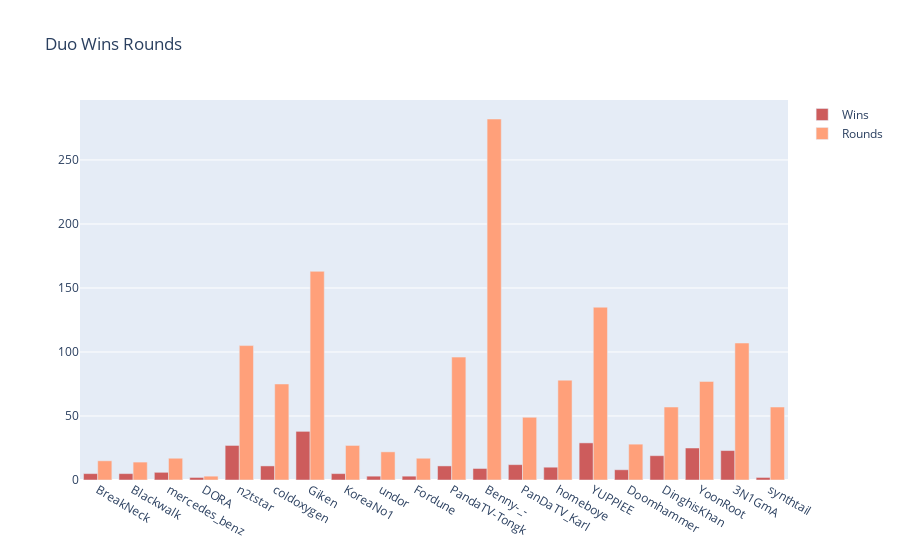

Notebook source saved alongside this figure:
### Markdown cell above
<!-- duo player viz  -->

### Code cell
fig = go.Figure(data = [
                        go.Bar(name='Wins',x = df_duo['player_name'],y = df_duo['duo_Wins'], marker_color='indianred'),
                        go.Bar(name='Rounds',x = df_duo['player_name'],y = df_duo['duo_RoundsPlayed'], marker_color='lightsalmon' )
])

fig.update_layout(barmode='group', title_text='Duo Wins Rounds')
fig.show()

### Figure 1 — Plotly figure (JSON) as saved in the notebook; plotly's stock layout.template omitted (floating-point values rounded to 4 significant figures)
{"data": [{"marker": {"color": "indianred"}, "name": "Wins", "type": "bar", "x": ["BreakNeck", "Blackwalk", "mercedes_benz", "DORA", "n2tstar", "coldoxygen", "Giken", "KoreaNo1", "undor", "Fordune", "PandaTV-Tongk", "Benny-_-", "PanDaTV_Karl", "homeboye", "YUPPIEE", "Doomhammer", "DinghisKhan", "YoonRoot", "3N1GmA", "synthtail"], "y": [5, 5, 6, 2, 27, 11, 38, 5, 3, 3, 11, 9, 12, 10, 29, 8, 19, 25, 23, 2]}, {"marker": {"color": "lightsalmon"}, "name": "Rounds", "type": "bar", "x": ["BreakNeck", "Blackwalk", "mercedes_benz", "DORA", "n2tstar", "coldoxygen", "Giken", "KoreaNo1", "undor", "Fordune", "PandaTV-Tongk", "Benny-_-", "PanDaTV_Karl", "homeboye", "YUPPIEE", "Doomhammer", "DinghisKhan", "YoonRoot", "3N1GmA", "synthtail"], "y": [15, 14, 17, 3, 105, 75, 163, 27, 22, 17, 96, 282, 49, 78, 135, 28, 57, 77, 107, 57]}], "layout": {"barmode": "group", "title": {"text": "Duo Wins Rounds"}}}
